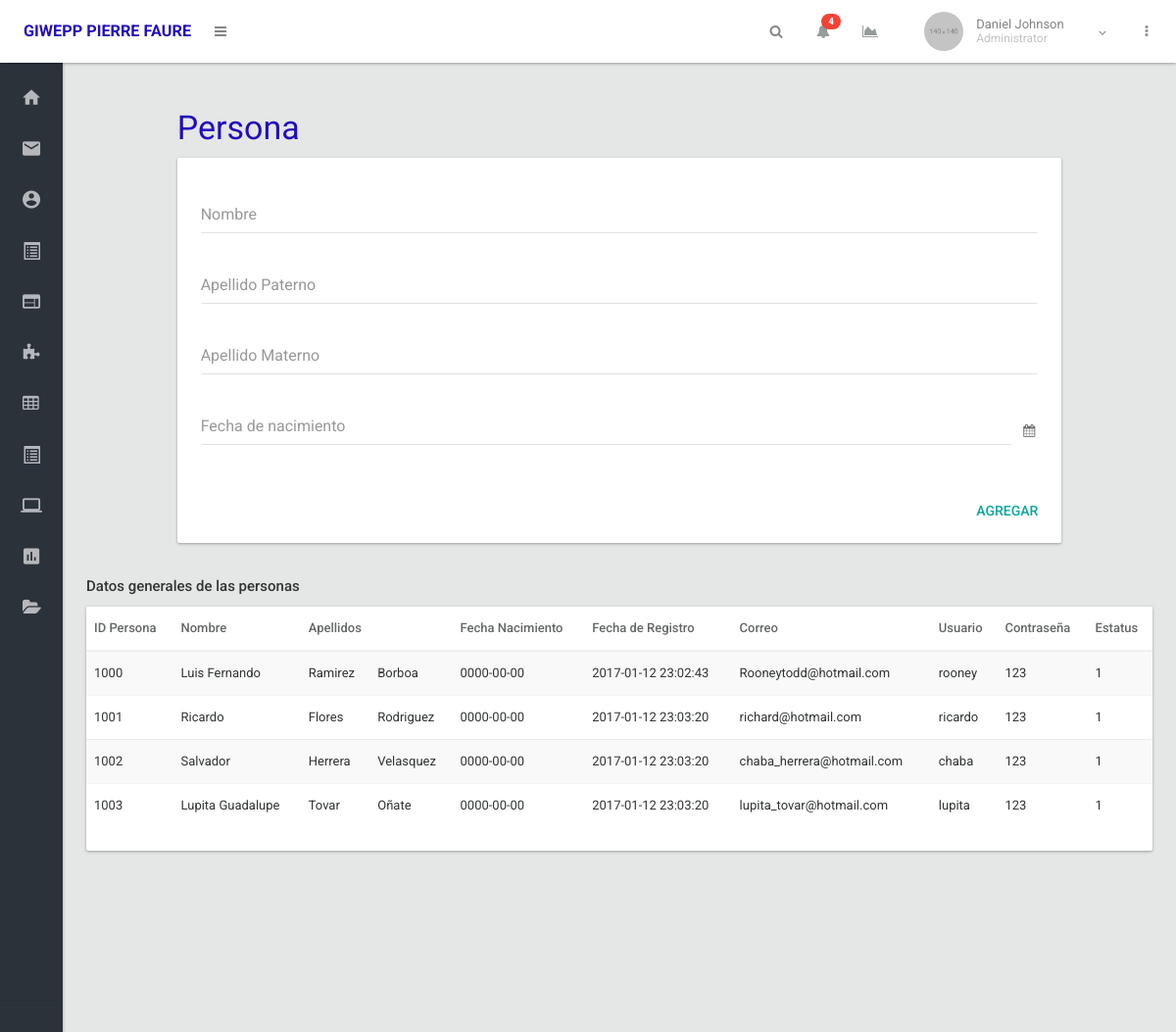
Screenshot of /org.giwepp_pf.vista/vistaPersona.php with the database file from the repository.
### tables this page shows
CREATE TABLE `cuentas` (
  `id_cuenta` int(11) NOT NULL,
  `id_dueño` int(11) NOT NULL,
  `c_correo` char(35) NOT NULL,
  `c_usuario` char(35) NOT NULL,
  `c_password` char(128) NOT NULL
);

CREATE TABLE `personas` (
  `id_persona` int(11) NOT NULL,
  `u_nombre` char(26) NOT NULL,
  `u_ape_pat` char(22) NOT NULL,
  `u_ape_mat` char(22) NOT NULL,
  `u_fecha_nac` date NOT NULL,
  `u_activo` tinyint(4) NOT NULL,
  `u_fecha_reg` timestamp NOT NULL DEFAULT CURRENT_TIMESTAMP ON UPDATE CURRENT_TIMESTAMP
);

### org.giwepp_pf.bd/conexion.php (called while the page is built, shortened)
<?php
class conex {
    public $host = DB_HOST;
    public $port = DB_PORT;
    public $database = DB_NAME;
    public function _construct() {
        try {
            $dsn = "mysql:host=$this->host;port=$this->port;dbname=$this->database";
            $this->_db = new PDO($dsn, DB_USER, DB_PASS);
        } catch (PDOException $e) {
            echo "Hubo un error: " . $e->getMessage();
            die();
        }
    }
}
?>

### org.giwepp_pf.bd/bdPersona.php (called while the page is built, shortened)
<?php
require_once 'conexion.php';
class bdPersona extends conex {
    public function seleccionarTodoPersonas() {
        $statement = $this->_db->prepare('SELECT personas.id_persona, personas.u_nombre, personas.u_ape_pat, personas.u_ape_mat,
                                          personas.u_fecha_nac, personas. u_fecha_reg, cuentas.c_correo,
                                          cuentas.c_usuario, cuentas.c_password, personas.u_activo FROM personas
                                          INNER JOIN cuentas ON personas.id_persona = cuentas.id_dueño
                                          ORDER by id_persona asc;');
        $statement->execute();
        $result = $statement->fetchAll();
        return $result;
    }
}
?>

### org.giwepp_pf.vista/vistaPersona.php (the view, shortened to what this page needs)
<?php
require_once '../org.giwepp_pf.bd/bdPersona.php';
$personas = new bdPersona();
$todoPersonas = $personas->seleccionarTodoPersonas();
?>
<!DOCTYPE html>
<html lang="en">
    <head>
        <link type="text/css" rel="stylesheet" href="../libs/assets/css/theme-default/bootstrap.css" />
        <link type="text/css" rel="stylesheet" href="../libs/assets/css/theme-default/materialadmin.css?1425466319" />
        <link type="text/css" rel="stylesheet" href="../libs/assets/css/theme-default/font-awesome.min.css?1422529194" />
        <link type="text/css" rel="stylesheet" href="../libs/assets/css/theme-default/material-design-iconic-font.min.css?1421434286" />
        <link type="text/css" rel="stylesheet" href="../libs/assets/css/theme-default/libs/DataTables/jquery.dataTables.css?1423553989" />
        <link type="text/css" rel="stylesheet" href="../libs/assets/css/theme-default/libs/DataTables/extensions/dataTables.colVis.css?1423553990" />
        <link type="text/css" rel="stylesheet" href="../libs/assets/css/theme-default/libs/DataTables/extensions/dataTables.tableTools.css?1423553990" />
        <link type="text/css" rel="stylesheet" href="../libs/assets/css/theme-default/libs/bootstrap-datepicker/datepicker3.css" />
    </head>
    <body class="menubar-hoverable header-fixed ">
        <div id="base">
            <div id="content">
                <section>
                    <div class="section-body contain-lg">
                        <div class="row">
                            <div class="col-lg-offset-1 col-md-8">
                                <h1 class="text-primary">Persona</h1>
                            </div>
                            <div class="col-lg-offset-1 col-md-10">
                                <form class="form form-validate floating-label" novalidate="novalidate" action="../org.giwepp_pf.controlador/agregarPersona.php" method="POST">
                                    <div class="card">
                                        <div class="card-body">
                                            <div class="form-group">
                                                <input type="text" class="form-control" id="txtNombrePersona" name="txtNombrePersona" required data-rule-minlength="2">
                                                <label for="txtNombrePersona">Nombre</label>
                                            </div>
                                            <div class="form-group">
                                                <input type="text" class="form-control" id="txtApellidoPaterno" name="txtApellidoPaterno" required data-rule-minlength="2">
                                                <label for="txtApellidoPaterno">Apellido Paterno</label>
                                            </div>
                                            <div class="form-group">
                                                <input type="text" class="form-control" id="txtApellidoMaterno" name="txtApellidoMaterno" required data-rule-minlength="2">
                                                <label for="txtApellidoMaterno">Apellido Materno</label>
                                            </div>
                                            <div class="form-group">
                                                <div class='input-group date' id='datetimepicker1'>
                                                    <div class="input-group-content">
                                                        <input type="text" class="form-control" id="txtFechaNac" name="txtFechaNac" required>
                                                        <label>Fecha de nacimiento</label>
                                                    </div>
                                                    <span class="input-group-addon"><i class="fa fa-calendar"></i></span>
                                                </div>
                                            </div>
                                        </div>
                                        <div class="card-actionbar">
                                            <div class="card-actionbar-row">
                                                <button type="submit" class="btn btn-flat btn-primary ink-reaction">Agregar</button>
                                            </div>
                                        </div>
                                    </div>
                                </form>
                            </div>
                        </div>
                        <div class="row">
                            <div class="col-md-12">
                                <h4>Datos generales de las personas</h4>
                            </div>
                            <div class="col-lg-12">
                                <div class="card">
                                    <div class="table-responsive">
                                        <table id="datatable1" class="table table-striped table-hover">
                                            <thead>
                                                <tr>
                                                    <th class="sort-numeric">ID Persona</th>
                                                    <th class="sort-alpha">Nombre</th>
                                                    <th colspan="2">Apellidos</th>
                                                    <th>Fecha Nacimiento</th>
                                                    <th>Fecha de Registro</th>
                                                    <th>Correo</th>
                                                    <th>Usuario</th>
                                                    <th>Contraseña</th>
                                                    <th>Estatus</th>
                                                </tr>
                                            </thead>
                                            <tbody>
                                                <?php foreach ($todoPersonas as $row): ?>
                                                    <tr>
                                                        <td><?php echo $row['id_persona']; ?></td>
                                                        <td><?php echo $row['u_nombre']; ?></td>
                                                        <td><?php echo $row['u_ape_pat']; ?></td>
                                                        <td><?php echo $row['u_ape_mat']; ?></td>
                                                        <td><?php echo $row['u_fecha_nac']; ?></td>
                                                        <td><?php echo $row['u_fecha_reg']; ?></td>
                                                        <td><?php echo $row['c_correo']; ?></td>
                                                        <td><?php echo $row['c_usuario']; ?></td>
                                                        <td><?php echo $row['c_password']; ?></td>
                                                        <td><?php echo $row['u_activo']; ?></td>
                                                    </tr>
                                                <?php endforeach ?>
                                            </tbody>
                                        </table>
                                    </div>
                                </div>
                            </div>
                        </div>
                    </div>
                </section>
            </div>
        </div>
    </body>
</html>

### rows the page displays
cuentas: id_dueño.id_persona "1000", id_dueño.u_nombre "Luis Fernando", id_dueño.u_ape_pat "Ramirez", id_dueño.u_ape_mat "Borboa", id_dueño.u_fecha_nac "0000-00-00", id_dueño.u_fecha_reg "2017-01-12 23:02:43", c_correo "Rooneytodd@hotmail.com", c_usuario "rooney", c_password "123", id_dueño.u_activo "1"
cuentas: id_dueño.id_persona "1001", id_dueño.u_nombre "Ricardo", id_dueño.u_ape_pat "Flores", id_dueño.u_ape_mat "Rodriguez", id_dueño.u_fecha_nac "0000-00-00", id_dueño.u_fecha_reg "2017-01-12 23:03:20", c_correo "richard@hotmail.com", c_usuario "ricardo", c_password "123", id_dueño.u_activo "1"
cuentas: id_dueño.id_persona "1002", id_dueño.u_nombre "Salvador", id_dueño.u_ape_pat "Herrera", id_dueño.u_ape_mat "Velasquez", id_dueño.u_fecha_nac "0000-00-00", id_dueño.u_fecha_reg "2017-01-12 23:03:20", c_correo "chaba_herrera@hotmail.com", c_usuario "chaba", c_password "123", id_dueño.u_activo "1"
cuentas: id_dueño.id_persona "1003", id_dueño.u_nombre "Lupita Guadalupe", id_dueño.u_ape_pat "Tovar", id_dueño.u_ape_mat "Oñate", id_dueño.u_fecha_nac "0000-00-00", id_dueño.u_fecha_reg "2017-01-12 23:03:20", c_correo "lupita_tovar@hotmail.com", c_usuario "lupita", c_password "123", id_dueño.u_activo "1"
